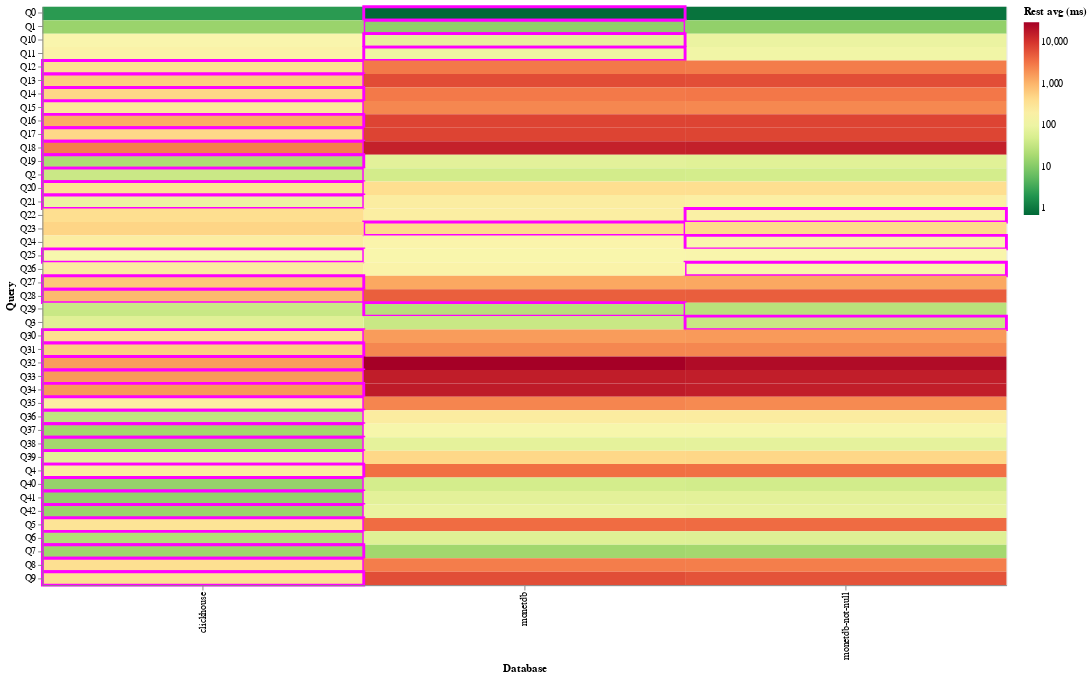

The notebook cell saved with this chart:
### Code cell
df = db.execute(
    """

WITH query_events AS (
    SELECT
        b.db,
        e.benchmark_id,
        e.name,
        e.time,
        e.type
    FROM event e
    JOIN benchmark b ON e.benchmark_id = b.id
    WHERE b.suite = (?)
      AND b.deleted_at is NULL
      AND e.name ~ '^query_.*_iteration_[0-9]+$'
),
paired AS (
    SELECT
        s.db,
        REGEXP_REPLACE(s.name, '_iteration_[0-9]+$', '') AS base_query,
        CAST(REGEXP_EXTRACT(s.name, '_iteration_([0-9]+)$', 1) AS INTEGER) AS iteration,
        epoch(e.time - s.time) AS duration_seconds
    FROM query_events s
    JOIN query_events e
      ON s.db = e.db
     AND s.benchmark_id = e.benchmark_id
     AND s.name = e.name
     AND s.type = 'start'
     AND e.type = 'end'
),
aggregated AS (
    SELECT
        db,
        base_query,
        MAX(CASE WHEN iteration = 1 THEN duration_seconds END) AS first_seconds,
        AVG(CASE WHEN iteration > 1 THEN duration_seconds END) AS rest_avg_seconds,
        STDDEV_SAMP(CASE WHEN iteration > 1 THEN duration_seconds END) AS rest_stddev_seconds,
        COUNT(*) FILTER (WHERE iteration > 1) AS rest_runs
    FROM paired
    GROUP BY db, base_query
)
SELECT
	db,
	base_query as query,
	1000 * ROUND(first_seconds, 4) AS first_ms,
	1000 * ROUND(rest_avg_seconds, 4) AS rest_avg_ms,
	1000 * ROUND(rest_stddev_seconds, 4) AS rest_stddev_ms,
	rest_runs
FROM
	aggregated
ORDER BY
	query;

""",
    [SUITE],
).pl()


df = df.with_columns(pl.col.query.str.strip_prefix("query_").str.split("_").list.first().alias("query"))


fastest = (
    df.group_by("query")
    .agg(pl.col("rest_avg_ms").min().alias("min_rest"))
    .join(df, on="query")
    .with_columns((pl.col("rest_avg_ms") == pl.col("min_rest")).alias("is_fastest"))
    .drop("min_rest")
)


heatmap = (
    alt.Chart(fastest)
    .mark_rect()
    .encode(
        x=alt.X("db:N", title="Database"),
        y=alt.Y("query:N", title="Query"),
        color=alt.Color(
            "rest_avg_ms:Q",
            title="Rest avg (ms)",
            scale=alt.Scale(scheme="redyellowgreen", type="log", reverse=True),
        ),
        stroke=alt.condition(
            "datum.is_fastest",
            alt.value("magenta"),
            alt.value("none"),
        ),
        strokeWidth=alt.condition(
            "datum.is_fastest",
            alt.value(3),
            alt.value(0),
        ),
        tooltip=[
            alt.Tooltip("db:N", title="Database"),
            alt.Tooltip("query:N", title="Query"),
            alt.Tooltip("rest_avg_ms:Q", title="Rest avg (ms)"),
            alt.Tooltip("rest_stddev_ms:Q", title="Rest stddev (ms)"),
            alt.Tooltip("first_ms:Q", title="First run (ms)"),
        ],
    )
    .properties(width=1000, height=600)
)


heatmap

### Figure 1 — Vega-Lite specification as saved in the notebook (floating-point values rounded to 4 significant figures; data arrays with more than 128 entries replaced by an {"elided": "..."} marker saying what was removed)
{"config": {"view": {"continuousWidth": 300, "continuousHeight": 300}}, "data": {"name": "data-b3910fc33f57c29069812d5e9b0f2fad"}, "mark": {"type": "rect"}, "encoding": {"color": {"field": "rest_avg_ms", "scale": {"reverse": true, "scheme": "redyellowgreen", "type": "log"}, "title": "Rest avg (ms)", "type": "quantitative"}, "stroke": {"condition": {"test": "datum.is_fastest", "value": "magenta"}, "value": "none"}, "strokeWidth": {"condition": {"test": "datum.is_fastest", "value": 3}, "value": 0}, "tooltip": [{"field": "db", "title": "Database", "type": "nominal"}, {"field": "query", "title": "Query", "type": "nominal"}, {"field": "rest_avg_ms", "title": "Rest avg (ms)", "type": "quantitative"}, {"field": "rest_stddev_ms", "title": "Rest stddev (ms)", "type": "quantitative"}, {"field": "first_ms", "title": "First run (ms)", "type": "quantitative"}], "x": {"field": "db", "title": "Database", "type": "nominal"}, "y": {"field": "query", "title": "Query", "type": "nominal"}}, "height": 600, "width": 1000, "$schema": "https://vega.github.io/schema/vega-lite/v5.20.1.json", "datasets": {"data-b3910fc33f57c29069812d5e9b0f2fad": {"elided": "129 records"}}}
